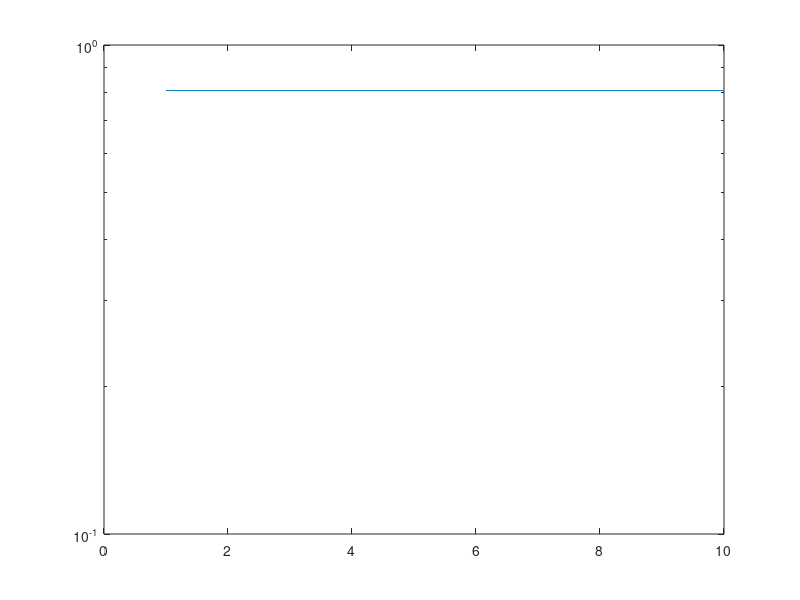

Write MATLAB code to recreate this figure.
m = 1000;
n = 500;
k = 5;
d = 0.2;
lambda = 0.01;

U = rand(m,k);
V = rand(n,k);
II = (rand(m,n) < d);
I = find(II);
A = U*V';
PA = A(I) + 0.1*randn(size(I));

% Initialize from an SVD
AA = zeros(size(A));
AA(I) = PA;
[U,S,V] = svd(AA, 0);
sigma = diag(S);

% Initialize
X = U(:,1:k) * diag(sqrt(sigma(1:k)));
Y = V(:,1:k) * diag(sqrt(sigma(1:k)));
lambda_Ik = lambda * eye(k);
zk = zeros(k,1);

% Alternating least squares iteration
nstep = 10;
resid = zeros(1,nstep);
for step = 1:nstep

  resid(step) = norm(A-X*Y', 'fro') / norm(A, 'fro');

  %TODO: Run one alternating least squares sweep

end

% Plot
semilogy(resid);
